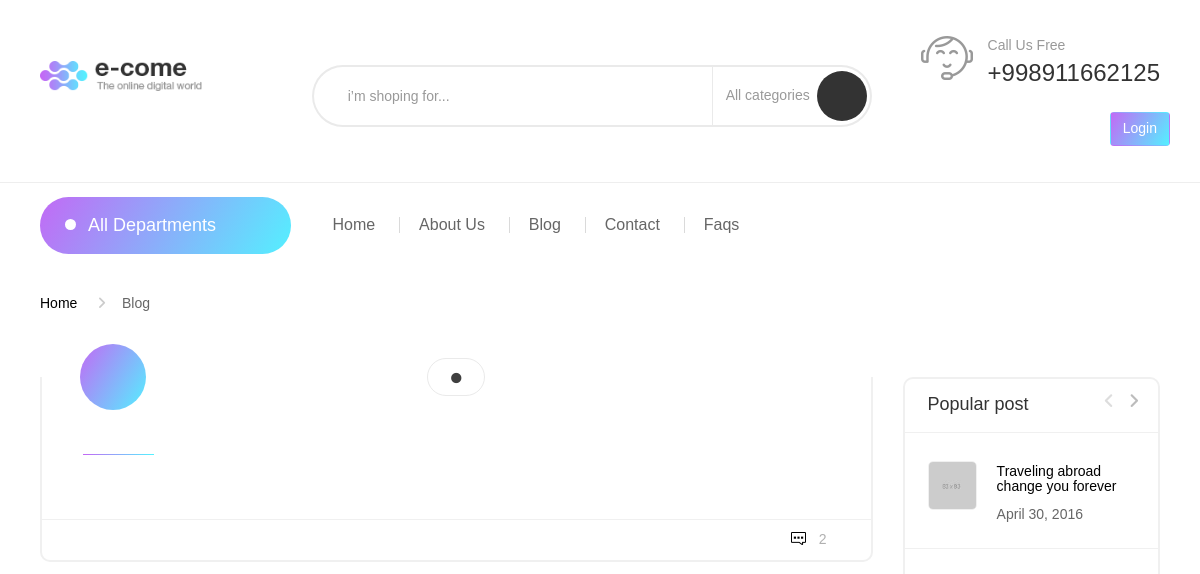
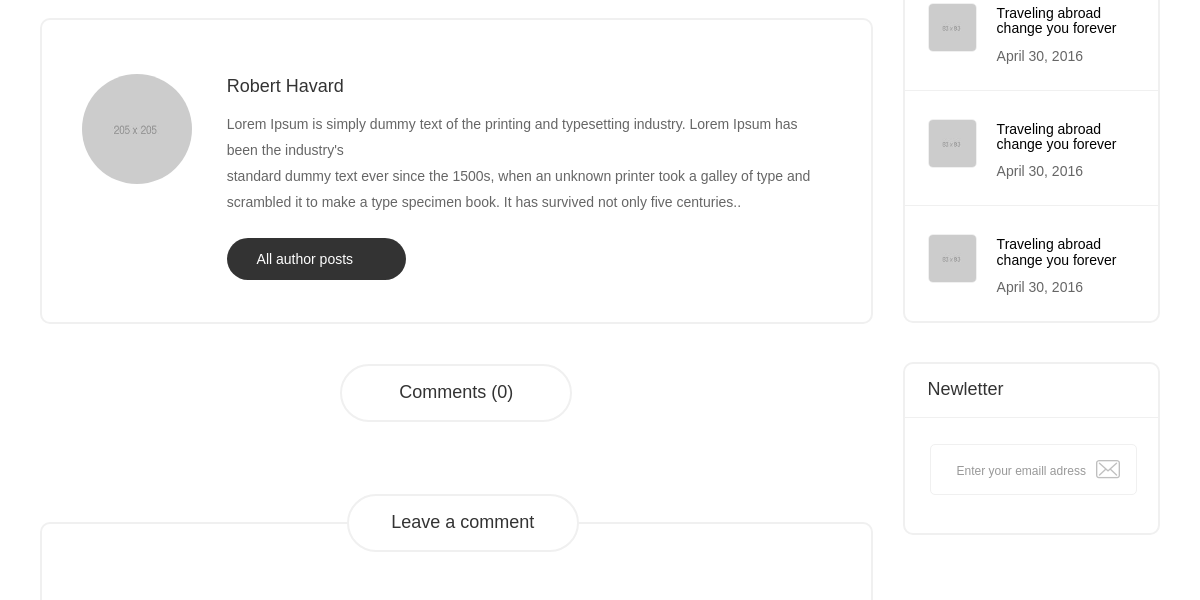
Before: /blog/user/detail/2/ (upper part) with the older database file (2 pictures, top to bottom).
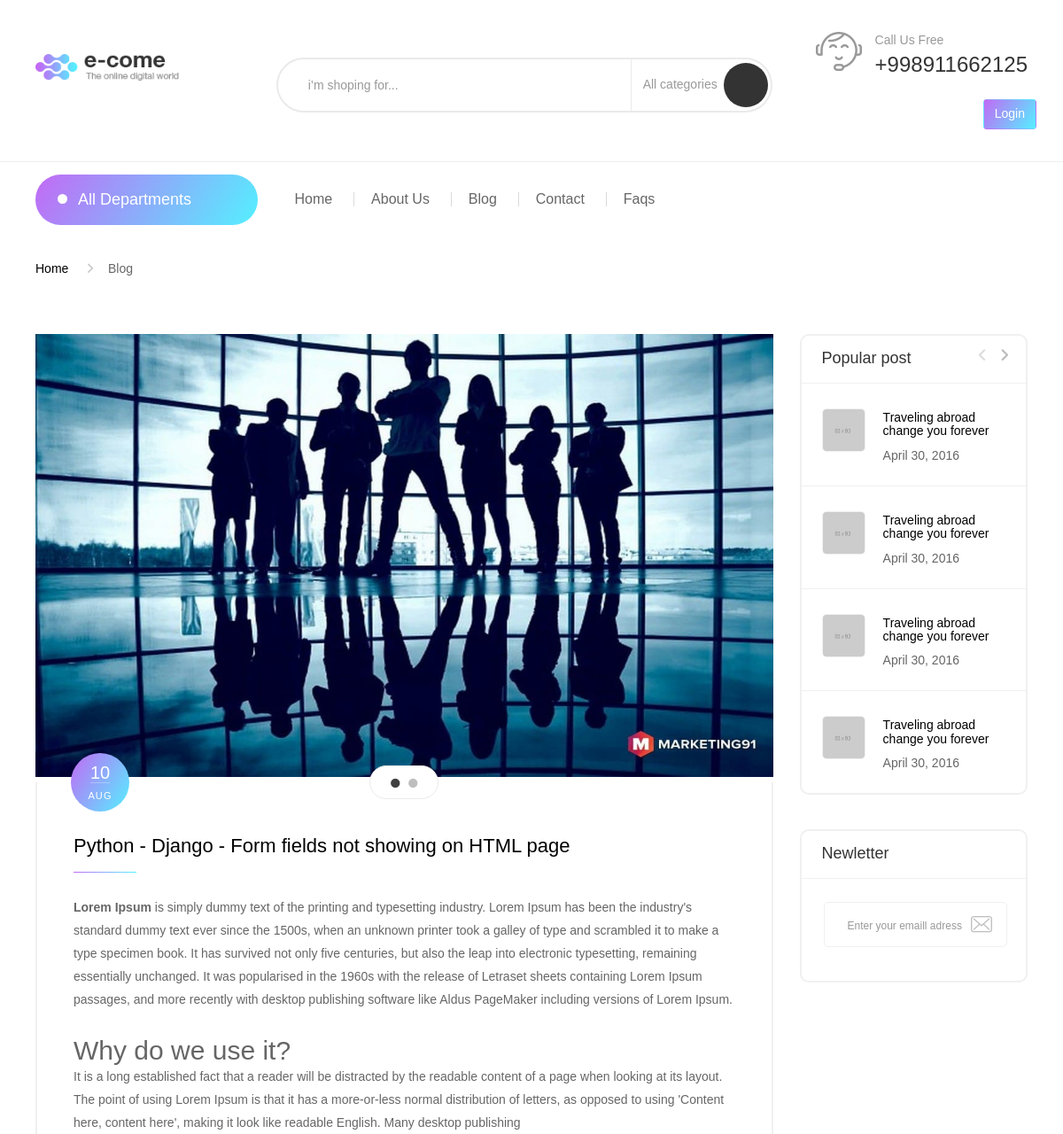
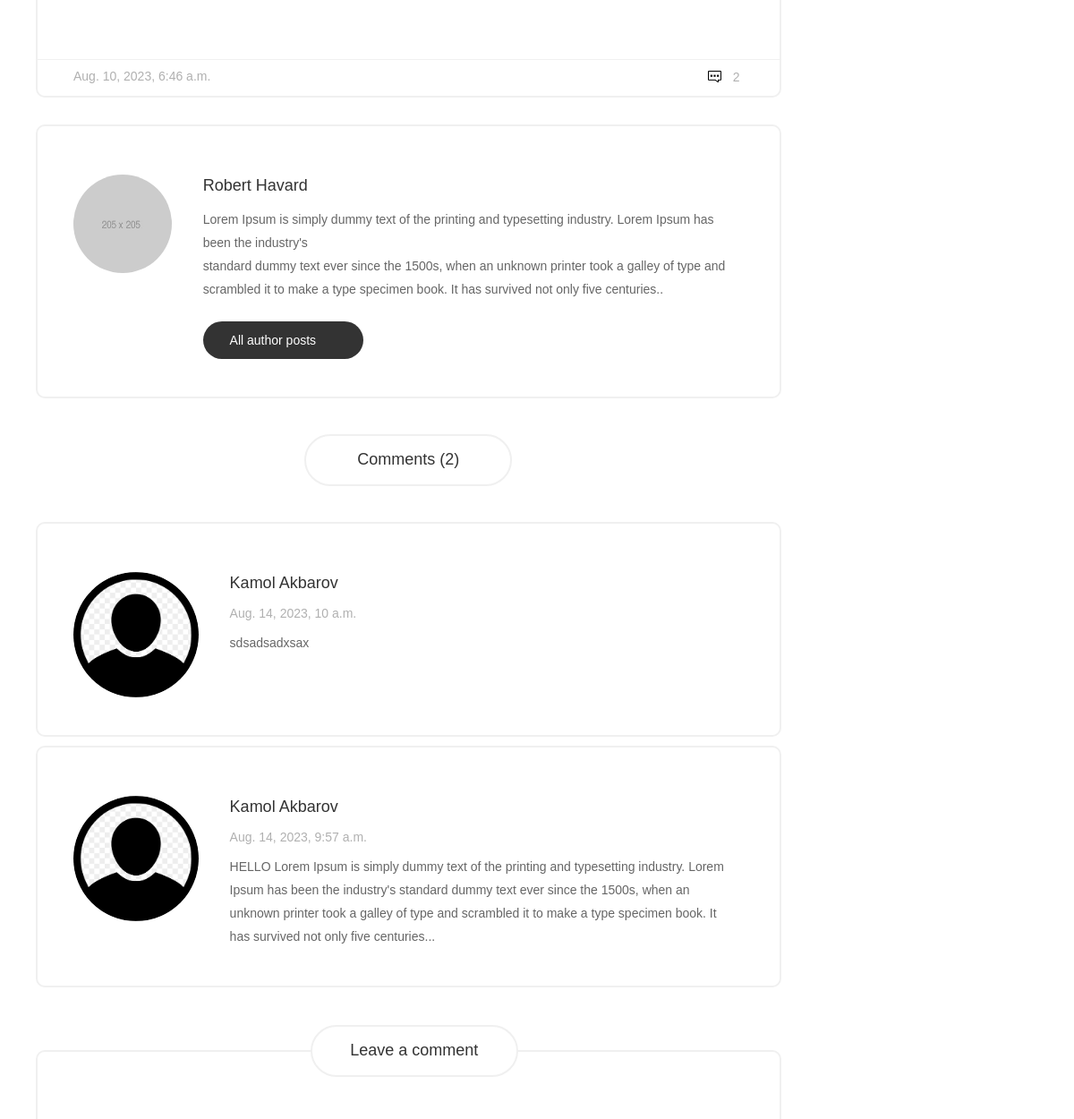
After: the same page with the newer database file (2 pictures, top to bottom).
### blog/models.py (models this page shows, shortened)
class BlogImageModel (models.Model):
    id = models.AutoField(name='id', primary_key=True)
    block = models.BooleanField(name='block', default=False)
    image = models.FileField(name='image', upload_to='blog/')
    sequence_number = models.IntegerField(name='sequence_number')
    created_at = models.DateTimeField(name='created_at', auto_now_add=True)
    blog = models.ForeignKey(
        'BlogModel',
        name='blog',
        on_delete=models.CASCADE
    )

class BlogModel (models.Model):
    id = models.AutoField(name='id', primary_key=True)
    title = models.CharField(name='title', max_length=70)
    block = models.BooleanField(name='block', default=True)
    description = RichTextField(name='description', max_length=999)
    author = models.ForeignKey(
        'users.CustomUser',
        name='author',
        on_delete=models.CASCADE
    )
    created_at = models.DateTimeField(name='created_at', auto_now_add=True)

class BlogCommentModel (models.Model):
    id = models.AutoField(name='id', primary_key=True)
    block = models.BooleanField(name='block', default=False)
    message = models.TextField(name='message', max_length=500)
    created_at = models.DateTimeField(name='created_at', auto_now_add=True)
    user = models.ForeignKey(
        'users.CustomUser',
        name='user',
        on_delete=models.CASCADE
    )
    blog = models.ForeignKey(
        'BlogModel',
        name='blog',
        on_delete=models.CASCADE,
    )

### users/models.py (models this page shows, shortened)
class CustomUser (AbstractUser):
    id = models.AutoField(name='id', primary_key=True)
    block = models.BooleanField(name='block', default=False)
    created_at = models.DateTimeField(name="created_at", auto_now_add=True)
    phone = models.CharField(name='phone', max_length=30, blank=False, unique=True)
    email = models.CharField(name='email', max_length=30, blank=False, unique=True)
    image = models.ImageField(name='image', upload_to='user/', default='images/user.png')

### blog/views.py (the view)
# urls.py: path('user/detail/<int:pk>/', UserBlogDetail.as_view(), name='detail'),
class UserBlogDetail (FormView):
    model = BlogModel
    form_class = BlogCommentForm
    context_object_name = 'blog'
    queryset = BlogModel.objects.all()
    template_name = 'user/blog_detail.html'
    def get (self, request: HttpRequest, pk, *args: Any, **kwargs: Any) -> HttpResponse:
        blog = BlogModel.objects.filter(pk=pk, block=False).first()
        blog_images = BlogImageModel.objects.filter(blog=pk, block=False).order_by('sequence_number')
        blog_comments = BlogCommentModel.objects.filter(blog=pk, block=False).order_by('-created_at')
        return render(request, self.template_name, {'blog': blog, 'blog_images': blog_images, 'blog_comments': blog_comments, 'form': self.form_class})

### templates/user/blog_detail.html (shortened to what this page needs)
{% extends 'user/base.html' %}
{% load static %}
{% block content %}
<div class="container container-240">
    <div class="blog spc1">
        <ul class="breadcrumb">
            <li><a href="#">Home</a></li>
            <li class="active">Blog</li>
        </ul>
        <div class="blog-single-post">
            <div class="row">
                <div class="blog-content  col-md-9  col-xs-12">
                    <div class="blog-post-item v2">
                        <div class="blog-img">
                            <a href="#" class="js-single-post">
                                {% for blog_image in blog_images %}
                                {% if blog_image.blog.pk == blog.pk %}
                                {% if blog_image.image.url|slice:"-3:" != "mp4" %}
                                <img src="{{blog_image.image.url}}" alt="" height="500px" class="response_file">
                                {% else %}
                                <video controls muted height="500px" class="response_file">
                                    <source src="{{blog_image.image.url}}" />
                                </video>
                                {% endif %}
                                {% endif %}
                                {% endfor %}
                            </a>
                            <div class="blog-post-date e-gradient abs v2">
                                <span class="b-date">{{blog.created_at|date:"d"}}</span>
                                <span class="b-month">{{blog.created_at|date:"b"}}</span>
                            </div>
                        </div>
                        <div class="blog-info-bd">
                            <div class="blog-info">
                                <h3 class="blog-post-title v2">
                                    <a href="#">{{blog.title}}</a>
                                </h3>
                                <div class="blog-post-desc">
                                    {{blog.description|safe}}
                                </div>
                            </div>
                            <div class="blog-post-author v2">
                                <div class="blog-post-tags v2">
                                    <div class="author">{{blog.created_at}}</div>
                                </div>
                                <div class="blog-post-comment">2</div>
                            </div>
                        </div>
                    </div>
                    <div class="blog-comment">
                        <div class="blog-comment-top">
                            <div class="blog-comment-item">
                                <div class="cmt-img">
                                    <img src="{% static 'img/blog/author1.jpg' %}" alt="">
                                </div>
                                <div class="cmt-content">
                                    <div class="wrp-name"><span class="name">Robert Havard</span></div>
                                    <p>Lorem Ipsum is simply dummy text of the printing and typesetting industry. Lorem
                                        Ipsum has been the industry's<br> standard dummy text ever since the 1500s, when
                                        an unknown printer took a galley of type and scrambled it to make a type
                                        specimen book. It has survived not only five centuries..</p>
                                    <a href="#" class="btn-author">All author posts <i
                                            class="ion-ios-arrow-forward"></i></a>
                                </div>
                            </div>
                        </div>
                        <div class="blog-comment">
                            <div class="cmt-title text-center abs">
                                <h1 class="oval-bd">Comments ({{blog_comments|length}})</h1>
                            </div>
                            <ul>
                                {% for blog_comment in blog_comments %}
                                <li class="bd-7" style="margin: 10px 0;">
                                    <div class="blog-comment-item">
                                        <div class="cmt-img">
                                            <img src="{{blog_comment.user.image.url}}" style="max-width: 140px; max-height: 140px; border-radius: 50%;" alt="">
                                        </div>
                                        <div class="cmt-content">
                                            <div class="wrp-name">
                                                <div class="wrp-element">
                                                    <span class="name">{{blog_comment.user.first_name}} {{blog_comment.user.last_name}}</span>
                                                </div>
                                                <span class="date">{{blog_comment.created_at}}</span>
                                            </div>
                                            <p>{{blog_comment.message}}</p>
                                        </div>
                                    </div>
                                </li>
                                {% endfor %}
                            </ul>
                        </div>
                        <div class="blog-comment-bottom">
                            <div class="cmt-title text-center abs">
                                <h1 class="oval-bd">Leave a comment</h1>
                            </div>
                            <div class="cmt-form">
                            </div>
                        </div>
                    </div>
                </div>
                <div class="blog-sidebar col-md-3 col-xs-12">
                    <div class="blog-widget blog-widget-popular">
                        <h1 class="widget-blog-title">Popular post</h1>
                        <div class="owl-carousel owl-theme js-owl-post">
                            <div class="item">
                                <div class="post-item">
                                    <div class="post-img">
                                        <img src="{% static 'img/blog/post1.jpg' %}" alt="">
                                    </div>
                                    <div class="post-info">
                                        <h3><a href="#">Traveling abroad change you forever</a></h3>
                                        <p>April 30, 2016</p>
                                    </div>
                                </div>
                                <div class="post-item">
                                    <div class="post-img">
                                        <img src="{% static 'img/blog/post2.jpg' %}" alt="">
                                    </div>
                                    <div class="post-info">
                                        <h3><a href="#">Traveling abroad change you forever</a></h3>
                                        <p>April 30, 2016</p>
                                    </div>
                                </div>
                                <div class="post-item">
                                    <div class="post-img">
                                        <img src="{% static 'img/blog/post3.jpg' %}" alt="">
                                    </div>
                                    <div class="post-info">
                                        <h3><a href="#">Traveling abroad change you forever</a></h3>
                                        <p>April 30, 2016</p>
                                    </div>
                                </div>
                                <div class="post-item">
                                    <div class="post-img">
                                        <img src="{% static 'img/blog/post4.jpg' %}" alt="">
                                    </div>
                                    <div class="post-info">
                                        <h3><a href="#">Traveling abroad change you forever</a></h3>
                                        <p>April 30, 2016</p>
                                    </div>
                                </div>
                            </div>
                        </div>
                    </div>
                    <div class="blog-widget blog-widget-newsletter">
                        <h1 class="widget-blog-title">Newletter</h1>
                        <div class="newsletter">
                            <form class="form_newsletter" action="#" method="post">
                                <input type="email" value="" placeholder="Enter your emaill adress" name="EMAIL"
                                    id="mail2" class="newsletter-input form-control">
                                <button id="subscribe2" class="button_mini btn" type="submit">
                                </button>
                            </form>
                        </div>
                    </div>
                </div>
            </div>
        </div>
    </div>
</div>
{% endblock %}

Changed rows visible on the page:
added BlogImageModel: image (picture)
added BlogModel: created_at "10", created_at "AUG", title "Python - Django - Form fields not showing on HTML page", description "Lorem Ipsum is simply dummy text of the printing and typesetting industry. Lorem Ipsum has been the industry's standard dummy text ever since the 1500s, when an unknown printer took a galley of type and scrambled it to make a type specimen book. It has survived not only five centuries, but also the leap into electronic typesetting, remaining essentially unchanged. It was popularised in the 1960s with the release of Letraset sheets containing Lorem Ipsum passages, and more recently with desktop publishing software like Aldus PageMaker including versions of Lorem Ipsum. Why do we use it? It is a long established fact that a reader will be distracted by the readable content of a page when…", created_at "Aug. 10, 2023, 6:46 a.m."
added BlogCommentModel: user.image (placeholder picture), user.first_name "Kamol", user.last_name "Akbarov", created_at "Aug. 14, 2023, 10 a.m.", message "sdsadsadxsax"
added BlogCommentModel: user.image (placeholder picture), user.first_name "Kamol", user.last_name "Akbarov", created_at "Aug. 14, 2023, 9:57 a.m.", message "HELLO Lorem Ipsum is simply dummy text of the printing and typesetting industry. Lorem Ipsum has been the industry's standard dummy text ever since the 1500s, when an unknown printer took a galley of type and scrambled it to make a type specimen book. It has survived not only five centuries..."
Other visible differences:
{{ blog_comments|length }}: "0" → "2"
